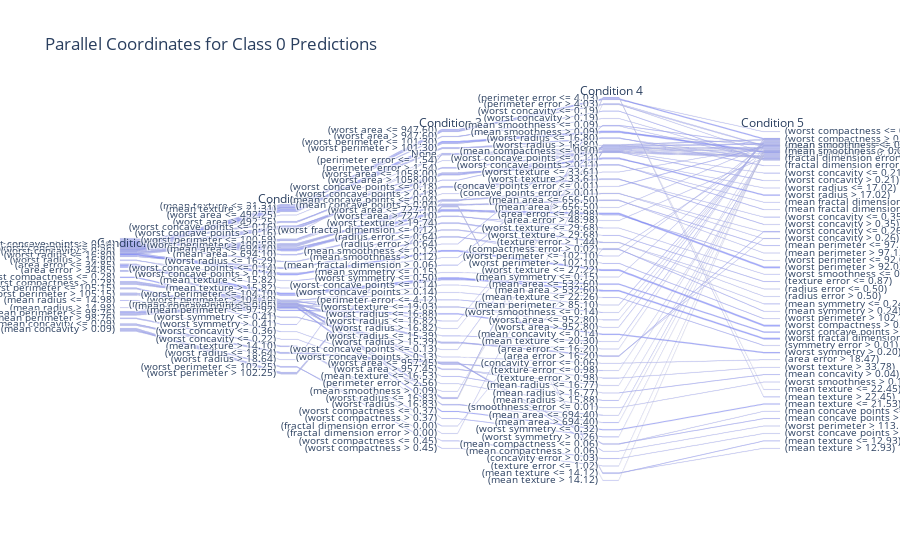
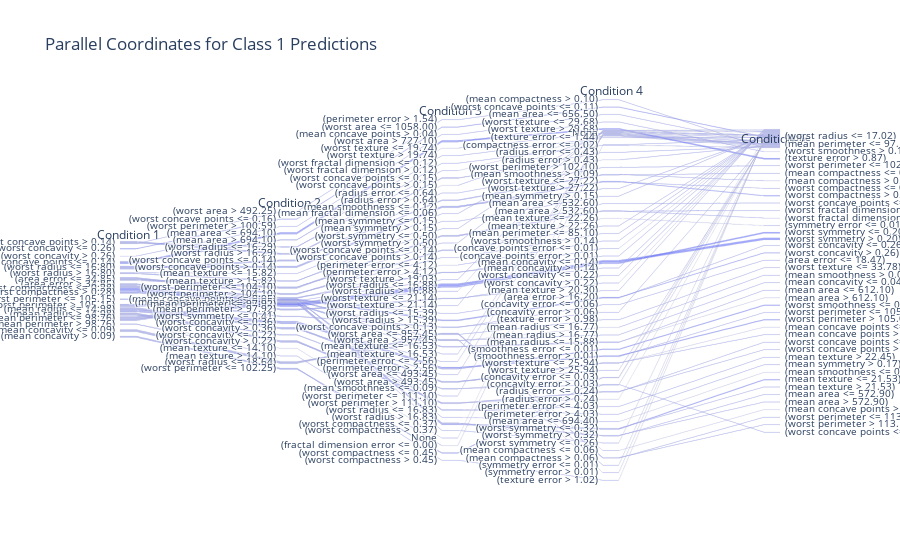

Here is the notebook cell these charts were saved with, in order:
### Code cell
# Step 1: Calculate rule_classes for each rule
def get_majority_class_for_rule(rule):
    rule_idx = all_rule_texts.index(rule)
    # Get predictions from each tree in the ensemble
    predictions = [est.predict([X.iloc[rule_idx]])[0] for est in rf.estimators_]
    # Return the majority class
    return np.bincount(predictions).argmax()

# Generate rule classes
rule_classes = [get_majority_class_for_rule(rule) for rule in all_rule_texts]

# Step 2: Extract indices of rules that predict class 1 and 0
rules_class_0 = [rule for rule, rule_class in zip(all_rule_texts, rule_classes) if rule_class == 0]
rules_class_1 = [rule for rule, rule_class in zip(all_rule_texts, rule_classes) if rule_class == 1]

# Step 3: Convert the rules for class 0 and 1 into dataframes
df_class_0 = rules_to_dataframe(rules_class_0, max_conditions=5)
df_class_1 = rules_to_dataframe(rules_class_1, max_conditions=5)

# Visualize the decision making for class 0
fig_class_0 = px.parallel_categories(
    df_class_0,
    dimensions=df_class_0.columns,
    title="Parallel Coordinates for Class 0 Predictions"
)
fig_class_0.show()

# Visualize the decision making for class 1
fig_class_1 = px.parallel_categories(
    df_class_1,
    dimensions=df_class_1.columns,
    title="Parallel Coordinates for Class 1 Predictions"
)
fig_class_1.show()

### Figure 1 — Plotly figure (JSON) as saved in the notebook; plotly's stock layout.template omitted (floating-point values rounded to 4 significant figures)
{"data": [{"dimensions": [{"label": "Condition 1", "values": ["(worst concave points <= 0.14)", "(worst concave points <= 0.14)", "(worst concave points <= 0.14)", "(worst concave points <= 0.14)", "(worst concave points <= 0.14)", "(worst concave points <= 0.14)", "(worst concave points <= 0.14)", "(worst concave points <= 0.14)", "(worst concave points <= 0.14)", "(worst concave points <= 0.14)", "(worst concave points <= 0.14)", "(worst concave points <= 0.14)", "(worst concave points <= 0.14)", "(worst concave points <= 0.14)", "(worst concave points <= 0.14)", "(worst concave points > 0.14)", "(worst concave points > 0.14)", "(worst concave points > 0.14)", "(worst concave points > 0.14)", "(worst concavity <= 0.26)", "(worst concavity <= 0.26)", "(worst concavity <= 0.26)", "(worst concavity <= 0.26)", "(worst concavity <= 0.26)", "(worst concavity <= 0.26)", "(worst concavity <= 0.26)", "(worst concavity > 0.26)", "(worst concavity > 0.26)", "(worst concavity > 0.26)", "(worst concavity > 0.26)", "(worst concavity > 0.26)", "(worst concavity > 0.26)", "(worst concavity > 0.26)", "(worst concavity > 0.26)", "(worst concavity > 0.26)", "(worst concavity > 0.26)", "(worst concave points <= 0.14)", "(worst concave points <= 0.14)", "(worst concave points <= 0.14)", "(worst concave points <= 0.14)", "(worst concave points <= 0.14)", "(worst concave points <= 0.14)", "(worst concave points <= 0.14)", "(worst concave points <= 0.14)", "(worst concave points <= 0.14)", "(worst concave points > 0.14)", "(worst concave points > 0.14)", "(worst radius <= 16.80)", "(worst radius <= 16.80)", "(worst radius <= 16.80)", "(worst radius <= 16.80)", "(worst radius <= 16.80)", "(worst radius <= 16.80)", "(worst radius <= 16.80)", "(worst radius > 16.80)", "(worst radius > 16.80)", "(area error <= 34.85)", "(area error <= 34.85)", "(area error <= 34.85)", "(area error <= 34.85)", "(area error <= 34.85)", "(area error <= 34.85)", "(area error <= 34.85)", "(area error > 34.85)", "(area error > 34.85)", "(area error > 34.85)", "(worst compactness <= 0.28)", "(worst compactness <= 0.28)", "(worst compactness > 0.28)", "(worst compactness > 0.28)", "(worst compactness > 0.28)", "(worst compactness > 0.28)", "(worst compactness > 0.28)", "(worst compactness > 0.28)", "(worst perimeter <= 105.15)", "(worst perimeter <= 105.15)", "(worst perimeter <= 105.15)", "(worst perimeter > 105.15)", "(worst perimeter > 105.15)", "(worst perimeter > 105.15)", "(worst perimeter > 105.15)", "(worst perimeter > 105.15)", "(mean radius <= 14.98)", "(mean radius > 14.98)", "(mean perimeter <= 98.76)", "(mean perimeter <= 98.76)", "(mean perimeter <= 98.76)", "(mean perimeter <= 98.76)", "(mean perimeter <= 98.76)", "(mean perimeter <= 98.76)", "(mean perimeter <= 98.76)", "(mean perimeter <= 98.76)", "(mean perimeter > 98.76)", "(mean perimeter > 98.76)", "(mean concavity <= 0.09)", "(mean concavity <= 0.09)", "(mean concavity <= 0.09)", "(mean concavity <= 0.09)", "(mean concavity > 0.09)", "(mean concavity > 0.09)", "(mean concavity > 0.09)", "(mean concavity > 0.09)", "(mean concavity > 0.09)", "(mean concavity > 0.09)"]}, {"label": "Condition 2", "values": ["(mean texture <= 21.31)", "(mean texture <= 21.31)", "(mean texture <= 21.31)", "(mean texture <= 21.31)", "(mean texture <= 21.31)", "(mean texture <= 21.31)", "(mean texture <= 21.31)", "(mean texture > 21.31)", "(mean texture > 21.31)", "(mean texture > 21.31)", "(mean texture > 21.31)", "(mean texture > 21.31)", "(mean texture > 21.31)", "(mean texture > 21.31)", "(mean texture > 21.31)", "(worst area <= 492.25)", "(worst area > 492.25)", "(worst area > 492.25)", "(worst area > 492.25)", "(worst concave points <= 0.16)", "(worst concave points <= 0.16)", "(worst concave points <= 0.16)", "(worst concave points <= 0.16)", "(worst concave points <= 0.16)", "(worst concave points <= 0.16)", "(worst concave points > 0.16)", "(worst perimeter <= 100.59)", "(worst perimeter <= 100.59)", "(worst perimeter <= 100.59)", "(worst perimeter <= 100.59)", "(worst perimeter > 100.59)", "(worst perimeter > 100.59)", "(worst perimeter > 100.59)", "(worst perimeter > 100.59)", "(worst perimeter > 100.59)", "(worst perimeter > 100.59)", "(mean area <= 694.10)", "(mean area <= 694.10)", "(mean area <= 694.10)", "(mean area <= 694.10)", "(mean area <= 694.10)", "(mean area <= 694.10)", "(mean area <= 694.10)", "(mean area > 694.10)", "(mean area > 694.10)", "(worst radius <= 16.29)", "(worst radius <= 16.29)", "(worst concave points <= 0.14)", "(worst concave points <= 0.14)", "(worst concave points <= 0.14)", "(worst concave points > 0.14)", "(worst concave points > 0.14)", "(worst concave points > 0.14)", "(worst concave points > 0.14)", "(mean texture <= 15.82)", "(mean texture > 15.82)", "(worst perimeter <= 104.10)", "(worst perimeter <= 104.10)", "(worst perimeter <= 104.10)", "(worst perimeter <= 104.10)", "(worst perimeter <= 104.10)", "(worst perimeter > 104.10)", "(worst perimeter > 104.10)", "(mean concave points <= 0.05)", "(mean concave points > 0.05)", "(mean concave points > 0.05)", "(mean perimeter <= 97.92)", "(mean perimeter <= 97.92)", "(mean concave points <= 0.05)", "(mean concave points <= 0.05)", "(mean concave points > 0.05)", "(mean concave points > 0.05)", "(mean concave points > 0.05)", "(mean concave points > 0.05)", "(worst symmetry <= 0.41)", "(worst symmetry <= 0.41)", "(worst symmetry > 0.41)", "(mean concave points <= 0.05)", "(mean concave points <= 0.05)", "(mean concave points <= 0.05)", "(mean concave points <= 0.05)", "(mean concave points > 0.05)", "(worst concavity <= 0.36)", "(worst concavity <= 0.22)", "(mean concave points <= 0.05)", "(mean concave points <= 0.05)", "(mean concave points <= 0.05)", "(mean concave points <= 0.05)", "(mean concave points <= 0.05)", "(mean concave points > 0.05)", "(mean concave points > 0.05)", "(mean concave points > 0.05)", "(mean texture > 14.10)", "(mean texture > 14.10)", "(worst radius <= 18.64)", "(worst radius <= 18.64)", "(worst radius <= 18.64)", "(worst radius > 18.64)", "(worst perimeter <= 102.25)", "(worst perimeter <= 102.25)", "(worst perimeter > 102.25)", "(worst perimeter > 102.25)", "(worst perimeter > 102.25)", "(worst perimeter > 102.25)"]}, {"label": "Condition 3", "values": ["(worst area <= 947.60)", "(worst area <= 947.60)", "(worst area <= 947.60)", "(worst area <= 947.60)", "(worst area <= 947.60)", "(worst area > 947.60)", "(worst area > 947.60)", "(worst perimeter <= 101.30)", "(worst perimeter <= 101.30)", "(worst perimeter <= 101.30)", "(worst perimeter <= 101.30)", "(worst perimeter <= 101.30)", "(worst perimeter > 101.30)", "(worst perimeter > 101.30)", "(worst perimeter > 101.30)", "None", "(perimeter error <= 1.54)", "(perimeter error > 1.54)", "(perimeter error > 1.54)", "(worst area <= 1058.00)", "(worst area <= 1058.00)", "(worst area <= 1058.00)", "(worst area <= 1058.00)", "(worst area <= 1058.00)", "(worst area > 1058.00)", "None", "(worst concave points <= 0.18)", "(worst concave points <= 0.18)", "(worst concave points <= 0.18)", "(worst concave points > 0.18)", "(mean concave points <= 0.04)", "(mean concave points <= 0.04)", "(mean concave points <= 0.04)", "(mean concave points > 0.04)", "(mean concave points > 0.04)", "(mean concave points > 0.04)", "(worst area <= 727.10)", "(worst area <= 727.10)", "(worst area <= 727.10)", "(worst area <= 727.10)", "(worst area <= 727.10)", "(worst area > 727.10)", "(worst area > 727.10)", "(worst texture > 19.74)", "(worst texture > 19.74)", "(worst fractal dimension <= 0.12)", "(worst fractal dimension <= 0.12)", "(radius error <= 0.64)", "(radius error <= 0.64)", "(radius error > 0.64)", "(mean smoothness <= 0.12)", "(mean smoothness <= 0.12)", "(mean smoothness <= 0.12)", "(mean smoothness > 0.12)", "(mean fractal dimension > 0.06)", "(mean symmetry <= 0.15)", "(worst symmetry <= 0.50)", "(worst symmetry <= 0.50)", "(worst symmetry <= 0.50)", "(worst symmetry <= 0.50)", "(worst symmetry <= 0.50)", "(worst concave points <= 0.14)", "(worst concave points > 0.14)", "(perimeter error <= 4.12)", "(worst texture <= 19.03)", "(worst texture <= 19.03)", "(worst radius <= 16.88)", "(worst radius <= 16.88)", "(worst radius <= 16.82)", "(worst radius > 16.82)", "(worst radius <= 15.39)", "(worst radius > 15.39)", "(worst radius > 15.39)", "(worst radius > 15.39)", "(worst concave points <= 0.13)", "(worst concave points > 0.13)", "None", "(worst area <= 957.45)", "(worst area <= 957.45)", "(worst area > 957.45)", "(worst area > 957.45)", "(mean texture <= 16.53)", "(perimeter error > 2.56)", "(mean smoothness > 0.09)", "(worst radius <= 16.83)", "(worst radius <= 16.83)", "(worst radius <= 16.83)", "(worst radius > 16.83)", "(worst radius > 16.83)", "(worst compactness <= 0.37)", "(worst compactness <= 0.37)", "(worst compactness > 0.37)", "(fractal dimension error <= 0.00)", "(fractal dimension error > 0.00)", "(worst area <= 957.45)", "(worst area <= 957.45)", "(worst area <= 957.45)", "None", "(worst compactness <= 0.45)", "(worst compactness > 0.45)", "(mean concave points <= 0.04)", "(mean concave points > 0.04)", "(mean concave points > 0.04)", "(mean concave points > 0.04)"]}, {"label": "Condition 4", "values": ["(perimeter error <= 4.03)", "(perimeter error <= 4.03)", "(perimeter error <= 4.03)", "(perimeter error > 4.03)", "(perimeter error > 4.03)", "(worst concavity <= 0.19)", "(worst concavity > 0.19)", "(mean smoothness <= 0.09)", "(mean smoothness > 0.09)", "(mean smoothness > 0.09)", "(mean smoothness > 0.09)", "(mean smoothness > 0.09)", "(worst radius <= 16.80)", "(worst radius <= 16.80)", "(worst radius > 16.80)", "None", "None", "(mean compactness <= 0.10)", "(mean compactness <= 0.10)", "(worst concave points <= 0.11)", "(worst concave points <= 0.11)", "(worst concave points <= 0.11)", "(worst concave points > 0.11)", "(worst concave points > 0.11)", "None", "None", "(worst texture <= 33.61)", "(worst texture > 33.61)", "(worst texture > 33.61)", "None", "(concave points error <= 0.01)", "(concave points error > 0.01)", "(concave points error > 0.01)", "(mean area <= 656.50)", "(mean area <= 656.50)", "(mean area > 656.50)", "(area error <= 48.98)", "(area error <= 48.98)", "(area error <= 48.98)", "(area error <= 48.98)", "(area error > 48.98)", "(worst texture <= 29.68)", "(worst texture > 29.68)", "(texture error > 1.44)", "(texture error > 1.44)", "(compactness error > 0.02)", "(compactness error > 0.02)", "(worst perimeter <= 102.10)", "(worst perimeter > 102.10)", "(mean smoothness <= 0.09)", "(worst texture <= 27.22)", "(worst texture <= 27.22)", "(worst texture <= 27.22)", "None", "None", "(mean symmetry <= 0.15)", "(mean area <= 532.60)", "(mean area <= 532.60)", "(mean area > 532.60)", "(mean area > 532.60)", "(mean area > 532.60)", "(mean texture <= 22.26)", "(mean perimeter > 85.10)", "(worst smoothness <= 0.14)", "(worst area <= 952.80)", "(worst area > 952.80)", "(mean concavity <= 0.14)", "(mean concavity <= 0.14)", "None", "None", "(mean texture <= 20.30)", "(area error <= 16.20)", "(area error > 16.20)", "(area error > 16.20)", "None", "(concavity error <= 0.06)", "None", "(texture error <= 0.98)", "(texture error > 0.98)", "(mean radius <= 16.77)", "(mean radius > 16.77)", "(mean radius > 15.88)", "(smoothness error <= 0.01)", "None", "(perimeter error <= 4.03)", "(perimeter error <= 4.03)", "(perimeter error > 4.03)", "(mean area <= 694.40)", "(mean area > 694.40)", "(worst symmetry <= 0.32)", "(worst symmetry <= 0.32)", "(worst symmetry > 0.26)", "(compactness error > 0.02)", "None", "(mean compactness <= 0.06)", "(mean compactness <= 0.06)", "(mean compactness > 0.06)", "None", "(concavity error > 0.03)", "(texture error <= 1.02)", "None", "(mean texture <= 14.12)", "(mean texture <= 14.12)", "(mean texture > 14.12)"]}, {"label": "Condition 5", "values": ["(worst compactness <= 0.35)", "(worst compactness > 0.35)", "(worst compactness > 0.35)", "(mean symmetry <= 0.17)", "(mean symmetry > 0.17)", "None", "None", "None", "(mean smoothness <= 0.09)", "(mean smoothness > 0.09)", "(mean smoothness > 0.09)", "(mean smoothness > 0.09)", "(fractal dimension error <= 0.00)", "(fractal dimension error > 0.00)", "None", "None", "None", "(worst concavity <= 0.21)", "(worst concavity > 0.21)", "(worst radius <= 17.02)", "(worst radius > 17.02)", "(worst radius > 17.02)", "(mean fractal dimension <= 0.06)", "(mean fractal dimension > 0.06)", "None", "None", "None", "(worst concavity <= 0.35)", "(worst concavity > 0.35)", "None", "None", "(worst concavity <= 0.26)", "(worst concavity > 0.26)", "(mean perimeter <= 97.12)", "(mean perimeter > 97.12)", "None", "(worst perimeter <= 92.02)", "(worst perimeter > 92.02)", "(worst perimeter > 92.02)", "(worst perimeter > 92.02)", "None", "(worst smoothness <= 0.14)", "(texture error <= 0.87)", "(radius error <= 0.50)", "(radius error > 0.50)", "(mean symmetry <= 0.24)", "(mean symmetry > 0.24)", "None", "(worst perimeter > 102.70)", "None", "(worst compactness > 0.24)", "(worst compactness > 0.24)", "(worst compactness > 0.24)", "None", "None", "None", "(worst concave points > 0.14)", "(worst concave points > 0.14)", "(worst fractal dimension <= 0.10)", "(worst fractal dimension <= 0.10)", "(worst fractal dimension <= 0.10)", "(symmetry error > 0.01)", "None", "None", "None", "None", "(worst symmetry > 0.20)", "(worst symmetry > 0.20)", "None", "None", "None", "None", "(worst concavity <= 0.26)", "(worst concavity > 0.26)", "None", "(area error > 18.47)", "None", "None", "(worst texture > 33.78)", "(mean smoothness <= 0.09)", "(mean concavity > 0.04)", "None", "(worst smoothness > 0.13)", "None", "(mean texture <= 22.45)", "(mean texture > 22.45)", "(mean symmetry <= 0.17)", "(mean smoothness > 0.09)", "None", "(mean texture <= 21.53)", "(mean texture <= 21.53)", "None", "None", "None", "(mean concave points <= 0.03)", "(mean concave points > 0.03)", "(worst perimeter > 113.15)", "None", "(worst concave points > 0.18)", "None", "None", "(mean texture <= 12.93)", "(mean texture > 12.93)", "None"]}], "domain": {"x": [0, 1], "y": [0, 1]}, "name": "", "type": "parcats"}], "layout": {"legend": {"tracegroupgap": 0}, "title": {"text": "Parallel Coordinates for Class 0 Predictions"}}}

### Figure 2 — Plotly figure (JSON) as saved in the notebook; plotly's stock layout.template omitted (floating-point values rounded to 4 significant figures)
{"data": [{"dimensions": [{"label": "Condition 1", "values": ["(worst concave points > 0.14)", "(worst concavity <= 0.26)", "(worst concavity <= 0.26)", "(worst concavity > 0.26)", "(worst concave points <= 0.14)", "(worst concave points <= 0.14)", "(worst concave points <= 0.14)", "(worst concave points <= 0.14)", "(worst concave points <= 0.14)", "(worst concave points <= 0.14)", "(worst concave points > 0.14)", "(worst concave points > 0.14)", "(worst concave points > 0.14)", "(worst concave points > 0.14)", "(worst concave points > 0.14)", "(worst radius <= 16.80)", "(worst radius <= 16.80)", "(worst radius <= 16.80)", "(worst radius <= 16.80)", "(worst radius <= 16.80)", "(worst radius <= 16.80)", "(worst radius <= 16.80)", "(worst radius > 16.80)", "(worst radius > 16.80)", "(worst radius > 16.80)", "(area error <= 34.85)", "(area error <= 34.85)", "(area error <= 34.85)", "(area error <= 34.85)", "(area error <= 34.85)", "(area error <= 34.85)", "(area error <= 34.85)", "(area error > 34.85)", "(area error > 34.85)", "(area error > 34.85)", "(area error > 34.85)", "(worst compactness <= 0.28)", "(worst compactness <= 0.28)", "(worst compactness <= 0.28)", "(worst compactness <= 0.28)", "(worst compactness <= 0.28)", "(worst compactness <= 0.28)", "(worst compactness <= 0.28)", "(worst compactness <= 0.28)", "(worst compactness <= 0.28)", "(worst compactness <= 0.28)", "(worst compactness <= 0.28)", "(worst compactness <= 0.28)", "(worst compactness <= 0.28)", "(worst compactness > 0.28)", "(worst compactness > 0.28)", "(worst compactness > 0.28)", "(worst compactness > 0.28)", "(worst perimeter <= 105.15)", "(worst perimeter <= 105.15)", "(worst perimeter > 105.15)", "(worst perimeter > 105.15)", "(worst perimeter > 105.15)", "(worst perimeter > 105.15)", "(worst perimeter > 105.15)", "(worst perimeter > 105.15)", "(mean radius <= 14.98)", "(mean radius <= 14.98)", "(mean radius <= 14.98)", "(mean radius <= 14.98)", "(mean radius <= 14.98)", "(mean radius <= 14.98)", "(mean radius <= 14.98)", "(mean radius <= 14.98)", "(mean radius <= 14.98)", "(mean radius <= 14.98)", "(mean radius > 14.98)", "(mean radius > 14.98)", "(mean radius > 14.98)", "(mean radius > 14.98)", "(mean radius > 14.98)", "(mean radius > 14.98)", "(mean perimeter <= 98.76)", "(mean perimeter <= 98.76)", "(mean perimeter <= 98.76)", "(mean perimeter <= 98.76)", "(mean perimeter <= 98.76)", "(mean perimeter <= 98.76)", "(mean perimeter <= 98.76)", "(mean perimeter <= 98.76)", "(mean perimeter <= 98.76)", "(mean perimeter > 98.76)", "(mean perimeter > 98.76)", "(mean concavity <= 0.09)", "(mean concavity <= 0.09)", "(mean concavity <= 0.09)", "(mean concavity <= 0.09)", "(mean concavity <= 0.09)", "(mean concavity > 0.09)", "(mean concavity > 0.09)", "(mean concavity > 0.09)"]}, {"label": "Condition 2", "values": ["(worst area > 492.25)", "(worst concave points <= 0.16)", "(worst concave points <= 0.16)", "(worst perimeter > 100.59)", "(mean area <= 694.10)", "(mean area <= 694.10)", "(mean area <= 694.10)", "(mean area <= 694.10)", "(mean area > 694.10)", "(mean area > 694.10)", "(worst radius <= 16.29)", "(worst radius <= 16.29)", "(worst radius > 16.29)", "(worst radius > 16.29)", "(worst radius > 16.29)", "(worst concave points <= 0.14)", "(worst concave points <= 0.14)", "(worst concave points <= 0.14)", "(worst concave points > 0.14)", "(worst concave points > 0.14)", "(worst concave points > 0.14)", "(worst concave points > 0.14)", "(mean texture <= 15.82)", "(mean texture > 15.82)", "(mean texture > 15.82)", "(worst perimeter <= 104.10)", "(worst perimeter <= 104.10)", "(worst perimeter <= 104.10)", "(worst perimeter <= 104.10)", "(worst perimeter > 104.10)", "(worst perimeter > 104.10)", "(worst perimeter > 104.10)", "(mean concave points <= 0.05)", "(mean concave points <= 0.05)", "(mean concave points <= 0.05)", "(mean concave points > 0.05)", "(mean perimeter <= 97.92)", "(mean perimeter <= 97.92)", "(mean perimeter <= 97.92)", "(mean perimeter <= 97.92)", "(mean perimeter <= 97.92)", "(mean perimeter <= 97.92)", "(mean perimeter <= 97.92)", "(mean perimeter <= 97.92)", "(mean perimeter <= 97.92)", "(mean perimeter <= 97.92)", "(mean perimeter > 97.92)", "(mean perimeter > 97.92)", "(mean perimeter > 97.92)", "(mean concave points > 0.05)", "(mean concave points > 0.05)", "(mean concave points > 0.05)", "(mean concave points > 0.05)", "(worst symmetry <= 0.41)", "(worst symmetry <= 0.41)", "(mean concave points <= 0.05)", "(mean concave points <= 0.05)", "(mean concave points <= 0.05)", "(mean concave points > 0.05)", "(mean concave points > 0.05)", "(mean concave points > 0.05)", "(worst concavity <= 0.36)", "(worst concavity <= 0.36)", "(worst concavity <= 0.36)", "(worst concavity <= 0.36)", "(worst concavity <= 0.36)", "(worst concavity <= 0.36)", "(worst concavity > 0.36)", "(worst concavity > 0.36)", "(worst concavity > 0.36)", "(worst concavity > 0.36)", "(worst concavity <= 0.22)", "(worst concavity <= 0.22)", "(worst concavity > 0.22)", "(worst concavity > 0.22)", "(worst concavity > 0.22)", "(worst concavity > 0.22)", "(mean concave points <= 0.05)", "(mean concave points <= 0.05)", "(mean concave points <= 0.05)", "(mean concave points > 0.05)", "(mean concave points > 0.05)", "(mean concave points > 0.05)", "(mean concave points > 0.05)", "(mean concave points > 0.05)", "(mean concave points > 0.05)", "(mean texture <= 14.10)", "(mean texture > 14.10)", "(worst radius <= 18.64)", "(worst radius <= 18.64)", "(worst radius <= 18.64)", "(worst radius <= 18.64)", "(worst radius <= 18.64)", "(worst perimeter <= 102.25)", "(worst perimeter <= 102.25)", "(worst perimeter <= 102.25)"]}, {"label": "Condition 3", "values": ["(perimeter error > 1.54)", "(worst area <= 1058.00)", "(worst area <= 1058.00)", "(mean concave points > 0.04)", "(worst area > 727.10)", "(worst area > 727.10)", "(worst area > 727.10)", "(worst area > 727.10)", "(worst texture <= 19.74)", "(worst texture > 19.74)", "(worst fractal dimension <= 0.12)", "(worst fractal dimension > 0.12)", "(worst concave points <= 0.15)", "(worst concave points <= 0.15)", "(worst concave points > 0.15)", "(radius error <= 0.64)", "(radius error > 0.64)", "(radius error > 0.64)", "(mean smoothness <= 0.12)", "(mean smoothness <= 0.12)", "(mean smoothness <= 0.12)", "(mean smoothness <= 0.12)", "(mean fractal dimension <= 0.06)", "(mean symmetry <= 0.15)", "(mean symmetry > 0.15)", "(worst symmetry <= 0.50)", "(worst symmetry <= 0.50)", "(worst symmetry <= 0.50)", "(worst symmetry > 0.50)", "(worst concave points <= 0.14)", "(worst concave points <= 0.14)", "(worst concave points > 0.14)", "(perimeter error <= 4.12)", "(perimeter error > 4.12)", "(perimeter error > 4.12)", "(worst texture > 19.03)", "(worst radius <= 16.88)", "(worst radius <= 16.88)", "(worst radius <= 16.88)", "(worst radius <= 16.88)", "(worst radius <= 16.88)", "(worst radius <= 16.88)", "(worst radius <= 16.88)", "(worst radius <= 16.88)", "(worst radius <= 16.88)", "(worst radius > 16.88)", "(worst texture <= 21.14)", "(worst texture <= 21.14)", "(worst texture > 21.14)", "(worst radius <= 15.39)", "(worst radius > 15.39)", "(worst radius > 15.39)", "(worst radius > 15.39)", "(worst concave points > 0.13)", "(worst concave points > 0.13)", "(worst area <= 957.45)", "(worst area > 957.45)", "(worst area > 957.45)", "(mean texture <= 16.53)", "(mean texture <= 16.53)", "(mean texture > 16.53)", "(perimeter error <= 2.56)", "(perimeter error > 2.56)", "(perimeter error > 2.56)", "(perimeter error > 2.56)", "(perimeter error > 2.56)", "(perimeter error > 2.56)", "(worst area <= 493.45)", "(worst area > 493.45)", "(worst area > 493.45)", "(worst area > 493.45)", "(mean smoothness <= 0.09)", "(mean smoothness <= 0.09)", "(worst perimeter <= 111.10)", "(worst perimeter > 111.10)", "(worst perimeter > 111.10)", "(worst perimeter > 111.10)", "(worst radius <= 16.83)", "(worst radius <= 16.83)", "(worst radius > 16.83)", "(worst compactness <= 0.37)", "(worst compactness <= 0.37)", "(worst compactness <= 0.37)", "(worst compactness <= 0.37)", "(worst compactness <= 0.37)", "(worst compactness > 0.37)", "None", "(fractal dimension error <= 0.00)", "(worst area <= 957.45)", "(worst area <= 957.45)", "(worst area <= 957.45)", "(worst area > 957.45)", "(worst area > 957.45)", "(worst compactness <= 0.45)", "(worst compactness <= 0.45)", "(worst compactness > 0.45)"]}, {"label": "Condition 4", "values": ["(mean compactness > 0.10)", "(worst concave points <= 0.11)", "(worst concave points <= 0.11)", "(mean area <= 656.50)", "(worst texture <= 29.68)", "(worst texture > 29.68)", "(worst texture > 29.68)", "(worst texture > 29.68)", "None", "(texture error <= 1.44)", "(compactness error <= 0.02)", "None", "(radius error <= 0.43)", "(radius error > 0.43)", "None", "(worst perimeter > 102.10)", "(mean smoothness > 0.09)", "(mean smoothness > 0.09)", "(worst texture <= 27.22)", "(worst texture <= 27.22)", "(worst texture <= 27.22)", "(worst texture > 27.22)", "None", "(mean symmetry > 0.15)", "None", "(mean area <= 532.60)", "(mean area > 532.60)", "(mean area > 532.60)", "None", "(mean texture <= 22.26)", "(mean texture > 22.26)", "(mean perimeter <= 85.10)", "(worst smoothness > 0.14)", "(concave points error <= 0.01)", "(concave points error > 0.01)", "None", "(mean concavity <= 0.14)", "(mean concavity <= 0.14)", "(mean concavity <= 0.14)", "(mean concavity <= 0.14)", "(mean concavity <= 0.14)", "(mean concavity <= 0.14)", "(mean concavity <= 0.14)", "(mean concavity <= 0.14)", "(mean concavity > 0.14)", "None", "(worst concavity <= 0.22)", "(worst concavity > 0.22)", "None", "(mean texture > 20.30)", "(area error > 16.20)", "(area error > 16.20)", "(area error > 16.20)", "(concavity error <= 0.06)", "(concavity error > 0.06)", "(texture error > 0.98)", "(mean radius <= 16.77)", "(mean radius > 16.77)", "(mean radius <= 15.88)", "(mean radius <= 15.88)", "None", "None", "(smoothness error <= 0.01)", "(smoothness error <= 0.01)", "(smoothness error > 0.01)", "(smoothness error > 0.01)", "(smoothness error > 0.01)", "None", "(worst texture <= 25.94)", "(worst texture <= 25.94)", "(worst texture > 25.94)", "(concavity error <= 0.03)", "(concavity error > 0.03)", "None", "(radius error <= 0.24)", "(radius error <= 0.24)", "(radius error > 0.24)", "(perimeter error <= 4.03)", "(perimeter error > 4.03)", "(mean area <= 694.40)", "(worst symmetry <= 0.32)", "(worst symmetry <= 0.32)", "(worst symmetry <= 0.32)", "(worst symmetry > 0.32)", "(worst symmetry > 0.32)", "(worst symmetry <= 0.26)", "None", "(compactness error <= 0.02)", "(mean compactness <= 0.06)", "(mean compactness > 0.06)", "(mean compactness > 0.06)", "(symmetry error <= 0.01)", "(symmetry error > 0.01)", "(concavity error <= 0.03)", "(concavity error > 0.03)", "(texture error > 1.02)"]}, {"label": "Condition 5", "values": ["None", "(worst radius <= 17.02)", "(worst radius <= 17.02)", "(mean perimeter <= 97.12)", "(worst smoothness > 0.14)", "(texture error > 0.87)", "(texture error > 0.87)", "(texture error > 0.87)", "None", "None", "None", "None", "None", "None", "None", "(worst perimeter <= 102.70)", "(mean compactness <= 0.07)", "(mean compactness > 0.07)", "(worst compactness <= 0.24)", "(worst compactness > 0.24)", "(worst compactness > 0.24)", "None", "None", "None", "None", "(worst concave points <= 0.14)", "(worst fractal dimension <= 0.10)", "(worst fractal dimension > 0.10)", "None", "(symmetry error <= 0.01)", "None", "None", "None", "None", "None", "None", "(worst symmetry <= 0.20)", "(worst symmetry <= 0.20)", "(worst symmetry <= 0.20)", "(worst symmetry > 0.20)", "(worst symmetry > 0.20)", "(worst symmetry > 0.20)", "(worst symmetry > 0.20)", "(worst symmetry > 0.20)", "None", "None", "None", "None", "None", "None", "(worst concavity <= 0.26)", "(worst concavity > 0.26)", "(worst concavity > 0.26)", "(area error <= 18.47)", "None", "(worst texture <= 33.78)", "(mean smoothness > 0.09)", "(mean concavity <= 0.04)", "(mean area <= 612.10)", "(mean area > 612.10)", "None", "None", "(worst smoothness <= 0.13)", "(worst smoothness <= 0.13)", "(worst perimeter <= 105.05)", "(worst perimeter > 105.05)", "(worst perimeter > 105.05)", "None", "(mean concave points <= 0.09)", "(mean concave points > 0.09)", "None", "None", "None", "None", "(worst concave points <= 0.13)", "(worst concave points > 0.13)", "None", "(mean texture > 22.45)", "(mean symmetry > 0.17)", "(mean smoothness <= 0.09)", "(mean texture <= 21.53)", "(mean texture <= 21.53)", "(mean texture > 21.53)", "(mean area <= 572.90)", "(mean area > 572.90)", "None", "None", "None", "(mean concave points > 0.03)", "(worst perimeter <= 113.15)", "(worst perimeter > 113.15)", "None", "None", "None", "(worst concave points <= 0.18)", "None"]}], "domain": {"x": [0, 1], "y": [0, 1]}, "name": "", "type": "parcats"}], "layout": {"legend": {"tracegroupgap": 0}, "title": {"text": "Parallel Coordinates for Class 1 Predictions"}}}
